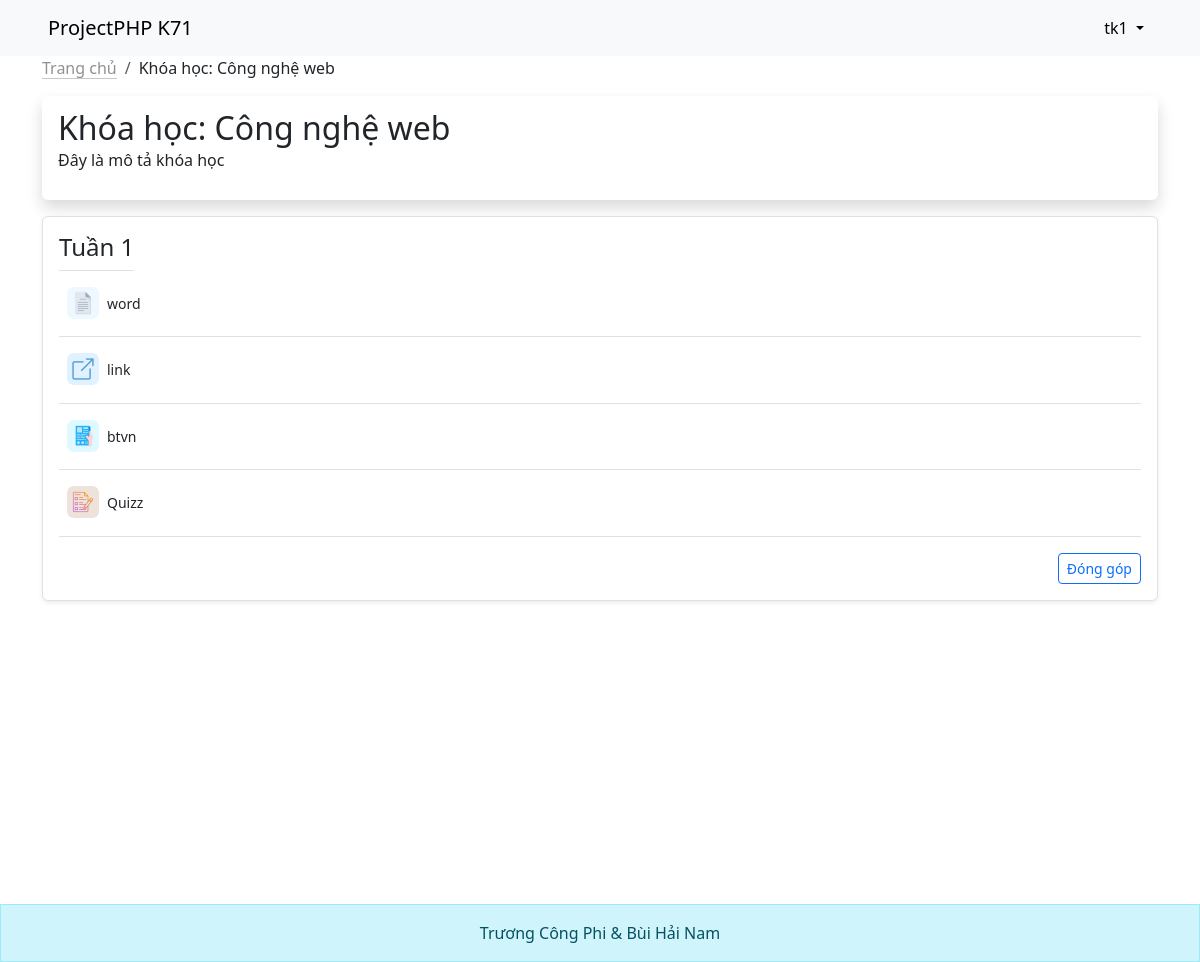
The page /src/bai_giang.php?course_id=35 (signed in) on the database its author committed.
### tables this page shows
CREATE TABLE `courses` (
  `id` int(11) NOT NULL,
  `course_title` varchar(255) NOT NULL,
  `course_desc` varchar(255) DEFAULT NULL
);

CREATE TABLE `lectures` (
  `id` int(11) NOT NULL,
  `course_id` int(11) NOT NULL,
  `lecture_title` varchar(255) NOT NULL,
  `status` tinyint(1) NOT NULL
);

CREATE TABLE `materials` (
  `id` int(11) NOT NULL,
  `lecture_id` int(11) NOT NULL,
  `material_title` varchar(255) DEFAULT NULL,
  `type` varchar(50) DEFAULT NULL,
  `path` varchar(255) DEFAULT NULL,
  `status` tinyint(1) NOT NULL,
  `position` tinyint(4) NOT NULL,
  `time_finish` datetime DEFAULT NULL,
  `count_quizz` int(11) DEFAULT NULL,
  `time_quizz` int(11) DEFAULT NULL,
  `count_questions` int(11) DEFAULT NULL
);

### function.php (called while the page is built, shortened)
<?php
include 'connectdb.php';
function get($table, $condition)
{
	global $conn;
	if (empty($condition)) {
		$query = "SELECT * FROM $table";
	} else {
		$query = "SELECT * FROM `$table` WHERE $condition";
	}
	$result = mysqli_query($conn, $query);
	if ($result->num_rows > 0) {
		return $result->fetch_assoc();
	} else {
		return null;
	}
}
function getArray($tableName, $condition)
{
	global $conn;
	if (empty($condition)) {
		$query = "SELECT * FROM $tableName";
	} else {
		$query = "SELECT * FROM $tableName WHERE $condition";
	}
	$result = mysqli_query($conn, $query);
	if ($result && $result->num_rows > 0) {
		return $result;
	} else {
		return null;
	}
}
function getArrayOrder($tableName, $condition1, $condition2, $limit)
{
	global $conn;
	if (!empty($condition1)) {
		$query = "SELECT * FROM $tableName WHERE $condition1 ORDER BY $condition2 LIMIT $limit";
	} else {
		$query = "SELECT * FROM $tableName ORDER BY $condition2 LIMIT $limit";
	}
	$result = mysqli_query($conn, $query);
	if ($result && $result->num_rows > 0) {
		return $result;
	} else {
		return null;
	}
}

### src/bai_giang.php (the view, shortened to what this page needs)
<?php
include 'navbar.php';
$data = get('courses', 'id=' . $_GET['course_id'] . '');
$lecture_data = getArray('lectures', 'course_id=' .  $_GET['course_id'] . '');
?>
<nav aria-label="breadcrumb">
    <ol class="breadcrumb">
        <li class="breadcrumb-item"><a
                class="link-dark link-opacity-50 link-opacity-100-hover link-offset-2 link-underline-opacity-25 link-underline-opacity-100-hover"
                href="khoa_hoc.php">Trang chủ</a></li>
        <li class="breadcrumb-item text-dark active" aria-current="page">Khóa học: <?= $data['course_title'] ?></li>
    </ol>
</nav>
<div class="d-flex justify-content-between p-3 my-3 bg-purple rounded shadow">
    <div class="lh-1">
        <h2 class="mb-0 lh-1">Khóa học: <?= $data['course_title'] ?></h2>
        <p class="mt-2"><?= $data['course_desc'] ?></p>
    </div>
</div>
<?php
if ($lecture_data && $lecture_data->num_rows > 0) {
    while ($row_lecture = mysqli_fetch_assoc($lecture_data)) {
        if ($row_lecture['status'] == 1 || $role_course == 1  || $role_all > 0) {
?>
<div class="my-3 p-3 bg-body border rounded shadow-sm ">
    <form method="post">
        <div class="d-flex justify-content-between">
            <h4 class="border-bottom pb-2 mb-0"><?= $row_lecture['lecture_title'] ?>
            </h4>
        </div>
        <?php
                    $material_data =  getArrayOrder('materials', 'lecture_id=' . $row_lecture['id'] . '', ' position ASC', 50);
                    if ($material_data && $material_data->num_rows > 0) {
                        while ($row_material = mysqli_fetch_assoc($material_data)) {
                            switch ($row_material['type']) {
                                case "quizz":
                                    $srcIcon = "../images/quizz.png";
                                    $srcPath = "lich_su_quizz.php?course_id={$_GET['course_id']}&lecture_id={$row_lecture['id']}&quizz_id={$row_material['id']}";
                                    break;
                                case "link":
                                    $srcIcon = "../images/link.png";
                                    $srcPath = $row_material['path'];
                                    break;
                                case "pdf":
                                    $srcIcon = "../images/pdf.png";
                                    $srcPath = $row_material['path'];
                                    break;
                                case "word":
                                    $srcIcon = "../images/word.png";
                                    $srcPath = $row_material['path'];
                                    break;
                                case "assignment":
                                    $srcIcon = "../images/assignment.png";
                                    $srcPath = "bai_tap.php?course_id={$_GET['course_id']}&lecture_id={$row_lecture['id']}&material_id={$row_material['id']}";
                                    break;
                            }
                            if ($row_material['status'] == 1 || $role_course == 1 || $role_all > 0) {
                    ?>
        <div class="d-flex text-body-secondary border-bottom pt-3 ">
            <a href="<?= $srcPath ?>">
                <img class="bd-placeholder-img flex-shrink-0 me-2 rounded" width="32" height="32" src="<?= $srcIcon ?>"
                    alt="Placeholder: 32x32" role="img" aria-label="Placeholder: 32x32"
                    preserveAspectRatio="xMidYMid slice" focusable="false">
            </a>
            <div class="pb-4 mt-2 mb-0 small lh-sm w-100 ">
                <div class="d-flex justify-content-between">
                    <a href="<?= $srcPath ?>"
                        class=" text-decoration-none <?= (($role_course == 1  || $role_all  > 0) && $row_material['status'] == 0) ? "text-warning" : "text-dark" ?>"><?= (isset($row_material['material_title']) ? $row_material['material_title'] : '') ?>
                    </a>
                </div>
            </div>
        </div>
        <?php
                            }
                        }
                    } else {
                        echo '<p>Chưa có học liệu</p>';
                    }
                    ?>
        <small class="d-block text-end mt-3">
            <a href="bien_tap.php?course_id=<?= $_GET['course_id'] ?>&lecture_id=<?= $row_lecture['id'] ?>"
                class="btn btn-outline-primary btn-sm">Đóng góp</a>
        </small>
    </form>
</div>
<?php
        }
    }
} else {
    echo '<p>Chưa có bài giảng</p>';
}
?>
<?php include 'footer.php'; ?>

### rows shown on the page
courses: course_title "Công nghệ web", course_desc "Đây là mô tả khóa học"
lectures: lecture_title "Tuần 1"
materials: type (picture), material_title "word"
materials: type (picture), material_title "link"
materials: type (picture), material_title "btvn"
materials: type (picture), material_title "Quizz"

### other values the page prints
$username "tk1"
